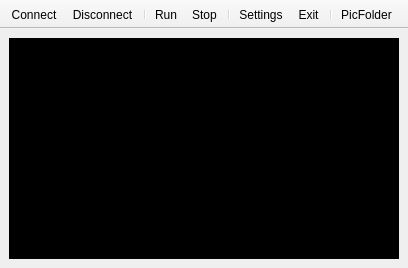
<?xml version="1.0" encoding="UTF-8"?>
<ui version="4.0">
 <class>MainWindow</class>
 <widget class="QMainWindow" name="MainWindow">
  <property name="geometry">
   <rect>
    <x>0</x>
    <y>0</y>
    <width>408</width>
    <height>268</height>
   </rect>
  </property>
  <property name="sizePolicy">
   <sizepolicy hsizetype="Fixed" vsizetype="Fixed">
    <horstretch>0</horstretch>
    <verstretch>0</verstretch>
   </sizepolicy>
  </property>
  <property name="windowTitle">
   <string notr="true">CCD Controller 3.0.0 (Pixis)</string>
  </property>
  <widget class="QWidget" name="centralwidget">
   <layout class="QVBoxLayout" name="verticalLayout">
    <item>
     <widget class="QPlainTextEdit" name="plainTextEdit">
      <property name="enabled">
       <bool>true</bool>
      </property>
      <property name="font">
       <font>
        <family>Terminal</family>
        <pointsize>11</pointsize>
       </font>
      </property>
      <property name="cursor" stdset="0">
       <cursorShape>ArrowCursor</cursorShape>
      </property>
      <property name="focusPolicy">
       <enum>Qt::NoFocus</enum>
      </property>
      <property name="toolTip">
       <string notr="true"/>
      </property>
      <property name="statusTip">
       <string notr="true"/>
      </property>
      <property name="whatsThis">
       <string notr="true"/>
      </property>
      <property name="accessibleName">
       <string notr="true"/>
      </property>
      <property name="accessibleDescription">
       <string notr="true"/>
      </property>
      <property name="styleSheet">
       <string notr="true">color: rgb(0, 255, 0);
background-color: rgb(0, 0, 0);</string>
      </property>
      <property name="plainText">
       <string notr="true"/>
      </property>
      <property name="textInteractionFlags">
       <set>Qt::NoTextInteraction</set>
      </property>
      <property name="placeholderText">
       <string>PlaceholderText</string>
      </property>
     </widget>
    </item>
   </layout>
  </widget>
  <widget class="QToolBar" name="toolBar">
   <property name="windowTitle">
    <string>toolBar</string>
   </property>
   <property name="movable">
    <bool>false</bool>
   </property>
   <property name="iconSize">
    <size>
     <width>48</width>
     <height>48</height>
    </size>
   </property>
   <attribute name="toolBarArea">
    <enum>TopToolBarArea</enum>
   </attribute>
   <attribute name="toolBarBreak">
    <bool>false</bool>
   </attribute>
   <addaction name="actionConnect"/>
   <addaction name="actionDisconnect"/>
   <addaction name="separator"/>
   <addaction name="actionRun"/>
   <addaction name="actionStop"/>
   <addaction name="separator"/>
   <addaction name="actionSettings"/>
   <addaction name="actionExit"/>
   <addaction name="separator"/>
   <addaction name="actionPicFolder"/>
  </widget>
  <action name="actionConnect">
   <property name="icon">
    <iconset resource="nrf.qrc">
     <normaloff>:/newPrefix/Connect.png</normaloff>:/newPrefix/Connect.png</iconset>
   </property>
   <property name="text">
    <string>Connect</string>
   </property>
   <property name="toolTip">
    <string>Connect</string>
   </property>
  </action>
  <action name="actionDisconnect">
   <property name="icon">
    <iconset resource="nrf.qrc">
     <normaloff>:/newPrefix/Disconnect.png</normaloff>:/newPrefix/Disconnect.png</iconset>
   </property>
   <property name="text">
    <string>Disconnect</string>
   </property>
   <property name="toolTip">
    <string>Disconnect</string>
   </property>
  </action>
  <action name="actionRun">
   <property name="icon">
    <iconset resource="nrf.qrc">
     <normaloff>:/newPrefix/Run_Manual.png</normaloff>:/newPrefix/Run_Manual.png</iconset>
   </property>
   <property name="text">
    <string>Run</string>
   </property>
   <property name="toolTip">
    <string>Run</string>
   </property>
  </action>
  <action name="actionStop">
   <property name="icon">
    <iconset resource="nrf.qrc">
     <normaloff>:/newPrefix/Stop.png</normaloff>:/newPrefix/Stop.png</iconset>
   </property>
   <property name="text">
    <string>Stop</string>
   </property>
   <property name="toolTip">
    <string>Stop</string>
   </property>
  </action>
  <action name="actionSettings">
   <property name="icon">
    <iconset resource="nrf.qrc">
     <normaloff>:/newPrefix/Settings.png</normaloff>:/newPrefix/Settings.png</iconset>
   </property>
   <property name="text">
    <string>Settings</string>
   </property>
   <property name="toolTip">
    <string>Settings</string>
   </property>
  </action>
  <action name="actionExit">
   <property name="icon">
    <iconset resource="nrf.qrc">
     <normaloff>:/newPrefix/Exit.png</normaloff>:/newPrefix/Exit.png</iconset>
   </property>
   <property name="text">
    <string>Exit</string>
   </property>
   <property name="toolTip">
    <string>Exit</string>
   </property>
  </action>
  <action name="actionPicFolder">
   <property name="text">
    <string>PicFolder</string>
   </property>
   <property name="toolTip">
    <string>Open Pictures Folder</string>
   </property>
  </action>
 </widget>
 <resources>
  <include location="nrf.qrc"/>
 </resources>
 <connections/>
</ui>
